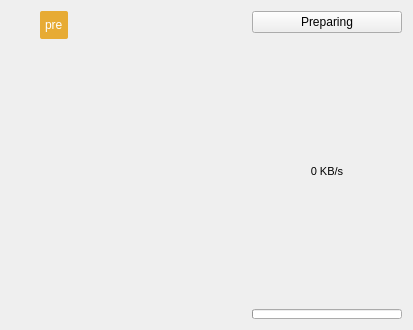
<?xml version="1.0" encoding="UTF-8"?>
<ui version="4.0">
 <class>GitHubReleaseItemWidget</class>
 <widget class="QWidget" name="GitHubReleaseItemWidget">
  <property name="geometry">
   <rect>
    <x>0</x>
    <y>0</y>
    <width>413</width>
    <height>330</height>
   </rect>
  </property>
  <property name="sizePolicy">
   <sizepolicy hsizetype="Preferred" vsizetype="Ignored">
    <horstretch>0</horstretch>
    <verstretch>0</verstretch>
   </sizepolicy>
  </property>
  <layout class="QGridLayout" name="gridLayout">
   <item row="0" column="0">
    <layout class="QHBoxLayout" name="horizontalLayout">
     <item>
      <widget class="QLabel" name="name">
       <property name="minimumSize">
        <size>
         <width>0</width>
         <height>28</height>
        </size>
       </property>
       <property name="font">
        <font>
         <pointsize>13</pointsize>
         <weight>75</weight>
         <bold>true</bold>
        </font>
       </property>
       <property name="alignment">
        <set>Qt::AlignBottom|Qt::AlignLeading|Qt::AlignLeft</set>
       </property>
      </widget>
     </item>
     <item>
      <widget class="QLabel" name="tagName">
       <property name="font">
        <font>
         <pointsize>9</pointsize>
        </font>
       </property>
       <property name="styleSheet">
        <string notr="true">color: gray;</string>
       </property>
       <property name="alignment">
        <set>Qt::AlignBottom|Qt::AlignLeading|Qt::AlignLeft</set>
       </property>
      </widget>
     </item>
     <item>
      <widget class="QLabel" name="prerelease">
       <property name="toolTip">
        <string>This is a pre-release version.</string>
       </property>
       <property name="styleSheet">
        <string notr="true">color: #fff;
background-color: #e7ab34;
border-radius:2px;
padding:1px 2px;</string>
       </property>
       <property name="text">
        <string>pre</string>
       </property>
      </widget>
     </item>
     <item>
      <spacer name="horizontalSpacer">
       <property name="orientation">
        <enum>Qt::Horizontal</enum>
       </property>
       <property name="sizeHint" stdset="0">
        <size>
         <width>40</width>
         <height>20</height>
        </size>
       </property>
      </spacer>
     </item>
    </layout>
   </item>
   <item row="0" column="1" rowspan="3">
    <layout class="QVBoxLayout" name="verticalLayout">
     <item>
      <widget class="QPushButton" name="downloadButton">
       <property name="sizePolicy">
        <sizepolicy hsizetype="Fixed" vsizetype="Fixed">
         <horstretch>0</horstretch>
         <verstretch>0</verstretch>
        </sizepolicy>
       </property>
       <property name="minimumSize">
        <size>
         <width>150</width>
         <height>0</height>
        </size>
       </property>
       <property name="maximumSize">
        <size>
         <width>150</width>
         <height>16777215</height>
        </size>
       </property>
       <property name="contextMenuPolicy">
        <enum>Qt::DefaultContextMenu</enum>
       </property>
       <property name="text">
        <string>Preparing</string>
       </property>
       <property name="icon">
        <iconset theme="download">
         <normaloff>../modrinth</normaloff>../modrinth</iconset>
       </property>
      </widget>
     </item>
     <item>
      <widget class="QLabel" name="downloadSpeedText">
       <property name="font">
        <font>
         <pointsize>8</pointsize>
        </font>
       </property>
       <property name="toolTip">
        <string notr="true"/>
       </property>
       <property name="text">
        <string>0 KB/s</string>
       </property>
       <property name="alignment">
        <set>Qt::AlignCenter</set>
       </property>
      </widget>
     </item>
     <item>
      <widget class="QProgressBar" name="downloadProgress">
       <property name="enabled">
        <bool>true</bool>
       </property>
       <property name="sizePolicy">
        <sizepolicy hsizetype="Fixed" vsizetype="Fixed">
         <horstretch>0</horstretch>
         <verstretch>0</verstretch>
        </sizepolicy>
       </property>
       <property name="minimumSize">
        <size>
         <width>150</width>
         <height>0</height>
        </size>
       </property>
       <property name="maximumSize">
        <size>
         <width>150</width>
         <height>10</height>
        </size>
       </property>
       <property name="value">
        <number>0</number>
       </property>
       <property name="textVisible">
        <bool>false</bool>
       </property>
       <property name="invertedAppearance">
        <bool>false</bool>
       </property>
       <property name="textDirection">
        <enum>QProgressBar::TopToBottom</enum>
       </property>
      </widget>
     </item>
    </layout>
   </item>
   <item row="1" column="0">
    <widget class="QWidget" name="modDateTime" native="true">
     <layout class="QHBoxLayout" name="horizontalLayout_2">
      <property name="spacing">
       <number>4</number>
      </property>
      <property name="leftMargin">
       <number>0</number>
      </property>
      <property name="topMargin">
       <number>0</number>
      </property>
      <property name="rightMargin">
       <number>0</number>
      </property>
      <property name="bottomMargin">
       <number>0</number>
      </property>
      <item>
       <widget class="DateTimeText" name="createDateTime" native="true"/>
      </item>
      <item>
       <spacer name="horizontalSpacer_3">
        <property name="orientation">
         <enum>Qt::Horizontal</enum>
        </property>
        <property name="sizeType">
         <enum>QSizePolicy::Fixed</enum>
        </property>
        <property name="sizeHint" stdset="0">
         <size>
          <width>10</width>
          <height>0</height>
         </size>
        </property>
       </spacer>
      </item>
      <item>
       <widget class="DateTimeText" name="publishDateTime" native="true"/>
      </item>
      <item>
       <spacer name="horizontalSpacer_2">
        <property name="orientation">
         <enum>Qt::Horizontal</enum>
        </property>
        <property name="sizeHint" stdset="0">
         <size>
          <width>40</width>
          <height>20</height>
         </size>
        </property>
       </spacer>
      </item>
     </layout>
    </widget>
   </item>
   <item row="2" column="0">
    <widget class="QTextBrowser" name="body">
     <property name="sizePolicy">
      <sizepolicy hsizetype="Expanding" vsizetype="Expanding">
       <horstretch>0</horstretch>
       <verstretch>0</verstretch>
      </sizepolicy>
     </property>
     <property name="styleSheet">
      <string notr="true">background: transparent;</string>
     </property>
     <property name="frameShape">
      <enum>QFrame::NoFrame</enum>
     </property>
     <property name="verticalScrollBarPolicy">
      <enum>Qt::ScrollBarAlwaysOff</enum>
     </property>
     <property name="horizontalScrollBarPolicy">
      <enum>Qt::ScrollBarAlwaysOff</enum>
     </property>
     <property name="textInteractionFlags">
      <set>Qt::NoTextInteraction</set>
     </property>
    </widget>
   </item>
  </layout>
 </widget>
 <customwidgets>
  <customwidget>
   <class>DateTimeText</class>
   <extends>QWidget</extends>
   <header location="global">ui/datetimetext.h</header>
   <container>1</container>
  </customwidget>
 </customwidgets>
 <resources/>
 <connections/>
</ui>
